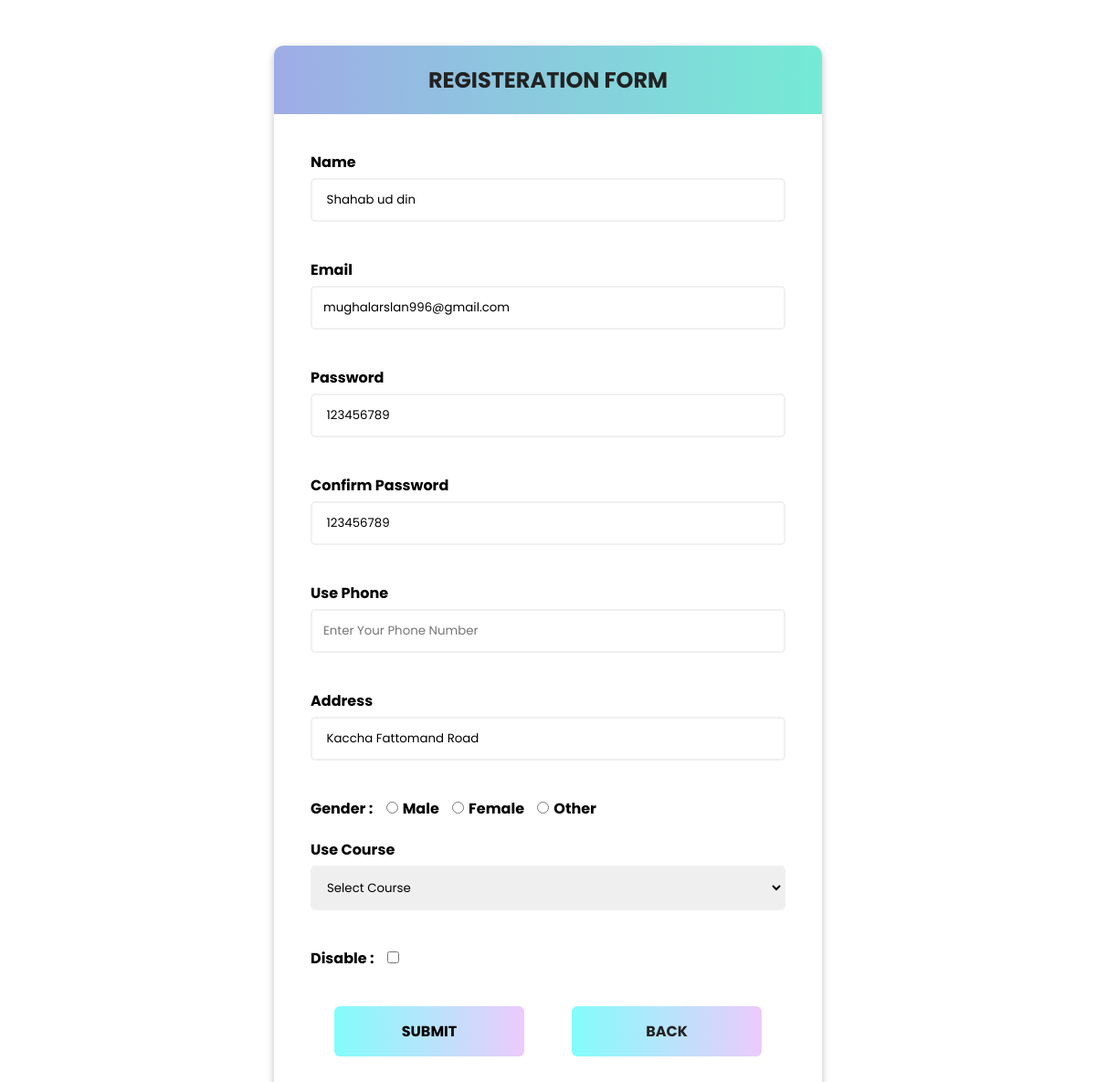
The app's page /addusers.php?id=69, older data.
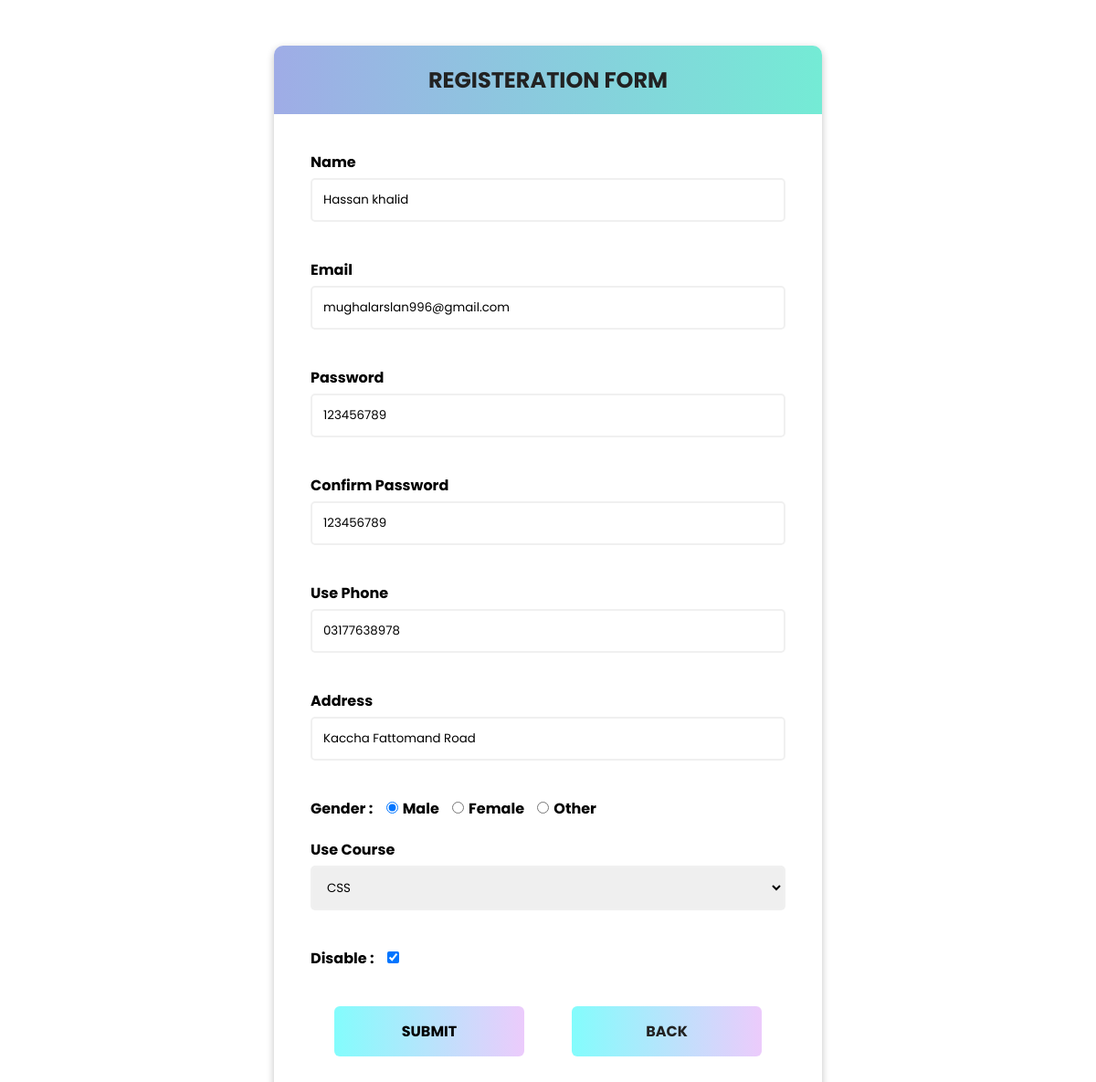
The same page, newer data.
### tables this page shows
CREATE TABLE `tbl_userdata` (
  `id` int(11) NOT NULL,
  `user_firstname` varchar(255) NOT NULL,
  `user_email` varchar(255) NOT NULL,
  `user_password` varchar(255) NOT NULL,
  `user_confirm_pass` varchar(15) NOT NULL,
  `user_phone` varchar(255) NOT NULL,
  `user_address` varchar(255) NOT NULL,
  `user_gender` varchar(10) NOT NULL,
  `user_status` varchar(255) NOT NULL,
  `user_disable` text NOT NULL
);

### database.php (called while the page is built, shortened)
<?php
class database
{
    private $db_host = "localhost";
    private $db_user = "root";
    private $db_pass = "";
    private $db_name = "user_detail";
    private $con = false;
    private $mysqli = "";
    public function __construct()
    {
        if (!$this->con) {
            $this->mysqli = new mysqli($this->db_host, $this->db_user, $this->db_pass, $this->db_name);
            $this->con = true;
        } else {
            return true;
        }
    }
    public function select($id = null, $email = null)
    {
        $sql = "SELECT * FROM tbl_userdata";
        if ($id != null) {
            $sql .= " WHERE `id`=$id ";
        }
        $data = $this->mysqli->query($sql);
        if ($data->num_rows > 0) {
            $alldata = array();
            while ($row = $data->fetch_assoc()) {
                $alldata[] = $row;
            }
            return $alldata;
        } else {
            return false;
        }
    }
}

### addusers.php (the view, shortened to what this page needs)
<?php
include("database.php");
$obj = new database();
$name = "";
$email = "";
$password = "";
$confirm_pass = "";
$phone = "";
$address = "";
$course = "";
$gender = "";
$disable  = "";
if (isset($_GET['id']) && $_GET['id'] != "") {
    $id = $_GET['id'];
    $data = $obj->select($id);
    $name = $data['0']['user_firstname'];
    $email = $data['0']['user_email'];
    $password = $data['0']['user_password'];
    $confirm_pass = $data['0']['user_confirm_pass'];
    $phone = $data['0']['user_phone'];
    $address = $data['0']['user_address'];
    $course = $data['0']['user_status'];
    $gender = $data['0']['user_gender'];
    $disable = $data['0']['user_disable'];
}
    ?>
<!DOCTYPE html>
<html lang="en">
<head>
    <link rel="stylesheet" href="https://use.fontawesome.com/releases/v5.15.4/css/all.css" />
    <link rel="stylesheet" href="css/all.min.css" />
    <link rel="stylesheet" href="css/style.css" />
</head>
<body>
    <div class="container">
        <div class="header">
            <h2>Registeration Form</h2>
        </div>
        <form class="form" action="" id="form" name="form" method="POST" onsubmit="return Validate() ">
            <div class="form-control">
                <label for="user Name"> Name </label>
                <input type="text" name="name" id="username" placeholder="Enter Your Full Name" autocomplete="off" value="<?php echo $name; ?>" />
            </div>
            <div class="form-control">
                <label for="Email">Email </label>
                <input type="email" name="email" id="useremail" placeholder="Enter Your Email" autocomplete="off" value="<?php echo $email; ?>" oninput="checkemail()"/>
            </div>
            <div class="form-control">
                <label for="Password">Password </label>
                <input type="text" id="userpassword" name="password" placeholder="Enter Your Password" autocomplete="off" value="<?php echo $password; ?>" />
            </div>
            <div class="form-control">
                <label for="confirm Password">Confirm Password </label>
                <input type="text" id="userconfirmpassword" name="confirm_pass" placeholder="Confirm Password" autocomplete="off" value="<?php echo $confirm_pass; ?>" />
            </div>
            <div class="form-control">
                <label for="user Phone">Use Phone </label>
                <input type="number" id="userphone" name="phone" placeholder="Enter Your Phone Number" autocomplete="off" value="<?php echo $phone; ?>"  oninput="checkphone()"/>
            </div>
            <div class="form-control">
                <label for="Address">Address</label>
                <input type="text" id="address" name="address" placeholder="Enter Your Address" autocomplete="off" value="<?php echo $address; ?>" />
            </div>
            <div class="form-control " id="genderclass">
                <label for="Gender">Gender : </label>
                <label for="Male"><input type="radio" name="gender" value="Male" id="Male" <?php if ($gender == 'Male') echo 'Checked'; ?> />Male</label>
                <label for="Female"><input type="radio" name="gender" value="Female" id="Female" <?php if ($gender == 'Female') echo 'Checked'; ?> />Female</label>
                <label for="Other"><input type="radio" name="gender" value="Other" id="Other" <?php if ($gender == 'Other') echo 'Checked'; ?> />Other</label>
            </div>
            <div class="form-control">
                <label for="Course">Use Course </label>
                <select name="course" id="usercourse">
                    <option value="0">Select Course</option>
                    <option value="CSS" <?php if ($course == 'CSS') echo 'selected'; ?>>CSS</option>
                </select>
            </div>
            <div class="form-control " id="genderclass">
                <label for="disable">Disable : </label>
                <label for="disable"><input type="checkbox" name="disable" value="disable" id="disable" <?php if ($disable == "disable") echo 'checked'; ?> /></label>
            </div>
            <div class="btns">
                <button type="submit" id="submit" name="submit" class="btn submit_btn">Submit</button>
                <a href="index.php" class="btn">Back</a>
            </div>
        </form>
    </div>
</body>
</html>

### css/style.css (style rules this page uses)
* { margin: 0; padding: 0; box-sizing: border-box; font-family: 'Poppins', sans-serif; }
:root { --lg-lightcolor: linear-gradient(to left, rgba(217, 151, 248, 0.5),rgba(8, 250, 250, 0.5)); --lg-color : linear-gradient(to left, #74ebd5, #9face6); }
body { background: none; background-size: 100%; background-repeat: no-repeat; display: flex; align-items: center; justify-content: center; min-height: 100vh; width: 100vw; }
.container { margin: auto; background: none; margin-top: 50px; margin-bottom: 50px; background-color: #fff; border-radius: 10px; box-shadow: rgba(0, 0, 0, 0.24) 0px 3px 8px; overflow: hidden; width: calc(100vw - 50vw); max-width: 100%; }
.header { background: var(--lg-color); padding: 20px 0 ; }
.header h2 { color: #222; font-size: 24px; text-transform: uppercase; text-align: center; }
.form { padding: 40px; }
.form-control { margin-bottom: 15px; position: relative; }
.form-control label { display: inline-block; margin-bottom: 5px; font-weight: bold; cursor: pointer; }
.form-control input[type=text],input[type=email],input[type=number],input[type=password],select { width: 100%; border: 2px solid #f0f0f0; border-radius: 5px ; font: 14px; padding: 12px; display: block; }
.form-control input[type=radio],input[type=checkbox] { margin-left: 10px; margin-right: 5px; }
.form .btn { flex-basis: 40%; background: var(--lg-lightcolor); border-radius: 6px; border: none; outline: none; display: block; font-size: 16px; padding: 15px 0 ; margin-top: 20px; width: 50%; font-weight: bold; text-transform: uppercase; transition: all 1s ease; }
.btns { display: flex; justify-content: space-around; }
.form a { text-align: center; text-decoration: none; color: #222; }

Row changes from the older to the newer data that the page shows:
changed tbl_userdata "Kaccha Fattomand Road": name "Shahab ud din" → "Hassan khalid"; phone (not shown) → "03177638978"; user_gender "☐ Male" → "☑ Male"; course (not shown) → "CSS"; user_disable "☐" → "☑"
Text that changed along with them:
form field course: "Select Course" → (not shown)
